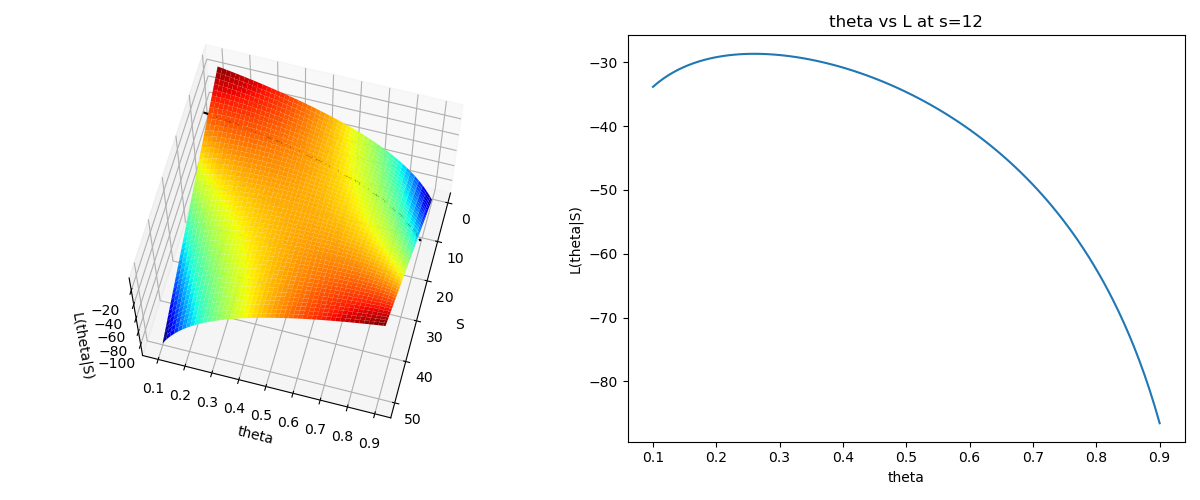

Source code (Python):
#Importing the required libraries
#if importing libraries shows error then install the library using pip
import numpy as np
import matplotlib.pyplot as plt

n = 50 #taking n=50
S = np.arange(1, n+1)
theta = np.linspace(0.1, 0.9, 100)  #theta 100 values between 0.1 and 0.9
s_grid, theta_grid = np.meshgrid(S, theta)
L = s_grid * np.log(theta_grid) + (n- s_grid) * np.log(1 - theta_grid) #L function defining

fig = plt.figure(figsize=(12, 5)) #figure size declaring

# plotting the 3D surface plot with plane at s=25
ax1 = fig.add_subplot(121, projection='3d')
s = ax1.plot_surface(s_grid, theta_grid, L, cmap='jet') #3D plot
ax1.set_xlabel('S')    #labelling the axis
ax1.set_ylabel('theta')
ax1.set_zlabel('L(theta|S)')
ax1.view_init(65, 15)  #the view angle for the 3d plot, current view angle can be changed later

# Creating the plane at s=12 between L and theta at s=12,
s_plane = np.ones_like(theta) * 12
ax1.plot(s_plane, theta, L[:, 1], color='black', linestyle='--') # the plane features with blackcolor

# theta vs L plot at s=25 
s_index = 12  # Index of s=25 in the S array (since it starts from 1)
L_s12 = L[:, s_index]
ax2 = fig.add_subplot(122)
ax2.plot(theta, L_s12)
ax2.set_xlabel('theta')
ax2.set_ylabel('L(theta|S)')
ax2.set_title('theta vs L at s=12')

plt.tight_layout()
plt.savefig('04b-mle-python-surface-bd-exr.png') ##Saving the figure
#plt.show()